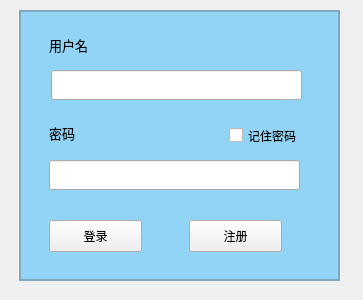
<?xml version="1.0" encoding="UTF-8"?>
<ui version="4.0">
 <class>FrmLogIn</class>
 <widget class="QWidget" name="FrmLogIn">
  <property name="geometry">
   <rect>
    <x>0</x>
    <y>0</y>
    <width>363</width>
    <height>300</height>
   </rect>
  </property>
  <property name="windowTitle">
   <string>Form</string>
  </property>
  <widget class="QFrame" name="frame">
   <property name="geometry">
    <rect>
     <x>19</x>
     <y>10</y>
     <width>321</width>
     <height>271</height>
    </rect>
   </property>
   <property name="styleSheet">
    <string notr="true">#frame{background-color: rgba(0, 170, 255,100);}
#frame{border: 2px solid rgba(100,100,100,100);}</string>
   </property>
   <property name="frameShape">
    <enum>QFrame::StyledPanel</enum>
   </property>
   <property name="frameShadow">
    <enum>QFrame::Raised</enum>
   </property>
   <widget class="QLabel" name="label">
    <property name="geometry">
     <rect>
      <x>30</x>
      <y>20</y>
      <width>69</width>
      <height>30</height>
     </rect>
    </property>
    <property name="font">
     <font>
      <pointsize>10</pointsize>
     </font>
    </property>
    <property name="text">
     <string>用户名</string>
    </property>
   </widget>
   <widget class="QLabel" name="label_2">
    <property name="geometry">
     <rect>
      <x>30</x>
      <y>110</y>
      <width>69</width>
      <height>25</height>
     </rect>
    </property>
    <property name="font">
     <font>
      <pointsize>10</pointsize>
     </font>
    </property>
    <property name="text">
     <string>密码</string>
    </property>
   </widget>
   <widget class="QLineEdit" name="usrEdit">
    <property name="geometry">
     <rect>
      <x>32</x>
      <y>60</y>
      <width>251</width>
      <height>30</height>
     </rect>
    </property>
   </widget>
   <widget class="QLineEdit" name="passwordEdit">
    <property name="geometry">
     <rect>
      <x>30</x>
      <y>150</y>
      <width>251</width>
      <height>30</height>
     </rect>
    </property>
   </widget>
   <widget class="QPushButton" name="btn_logIn">
    <property name="geometry">
     <rect>
      <x>30</x>
      <y>210</y>
      <width>93</width>
      <height>32</height>
     </rect>
    </property>
    <property name="text">
     <string>登录</string>
    </property>
   </widget>
   <widget class="QPushButton" name="btn_SignIn">
    <property name="geometry">
     <rect>
      <x>170</x>
      <y>210</y>
      <width>93</width>
      <height>32</height>
     </rect>
    </property>
    <property name="text">
     <string>注册</string>
    </property>
   </widget>
   <widget class="QCheckBox" name="btn_savePassword">
    <property name="geometry">
     <rect>
      <x>210</x>
      <y>110</y>
      <width>81</width>
      <height>31</height>
     </rect>
    </property>
    <property name="text">
     <string>记住密码</string>
    </property>
   </widget>
  </widget>
 </widget>
 <resources/>
 <connections/>
</ui>
